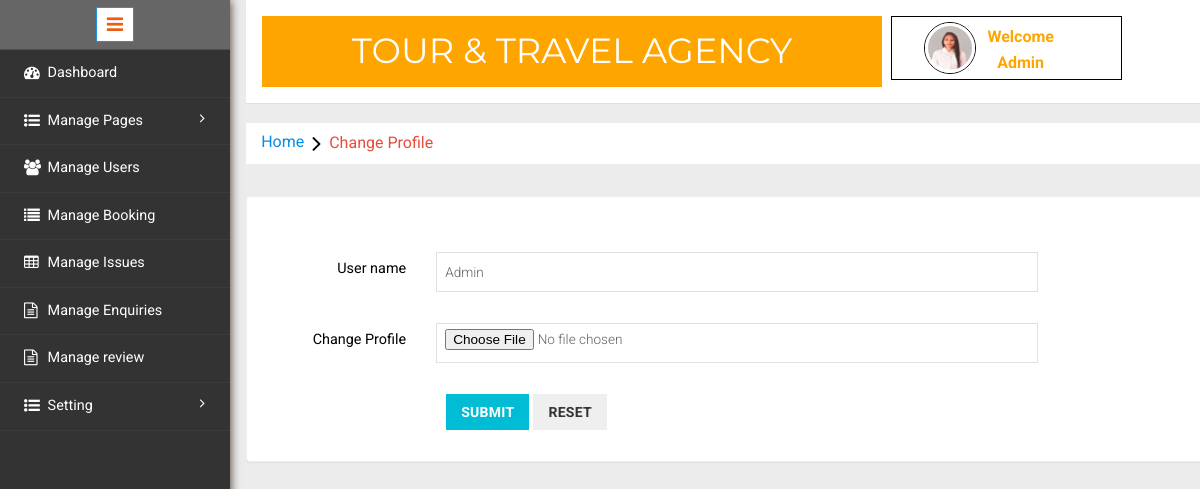
Screenshot of /admin/change_pro.php (signed in) with the database file from the repository.
### tables this page shows
CREATE TABLE `admin1` (
  `id` int(11) NOT NULL,
  `UserName` varchar(100) DEFAULT NULL,
  `Password` varchar(100) DEFAULT NULL,
  `profile_photo` varchar(255) DEFAULT NULL
);

### admin/change_pro.php (the view, shortened to what this page needs)
<?php
include_once("includes/sidebarmenu.php");
include_once("../conection.php");
mysqli_select_db($con,"tms");
$image = $_SESSION['admin_user'];
$sql="select * from admin1 where UserName='$image'";
$result=mysqli_query($con,$sql);
?>
 <link href="css/style1.css" rel='stylesheet' type='text/css' />
 <link href="css/table-style.css" rel='stylesheet' type='text/css' />
<link rel="stylesheet" href="css/icon-font.min.css" type='text/css' />
<?php
while($f = mysqli_fetch_array($result))
{
  ?>
<body>
<div class="page-container">
<div class="left-content">
	   <div class="mother-grid-inner">
        <?php
        include_once("includes/header.php");
        ?>
</div>
<ol class="breadcrumb">
                <li class="breadcrumb-item"><a href="dashboard.php" style="background-color:white;">Home</a><i class="fa fa-angle-right"></i>Change Profile</li>
            </ol>
            <div class="grid-form">
<div class="grid-form1">
<div class="panel-body">
                  <form   method="post" class="form-horizontal" onSubmit="return(validate_register());"enctype="multipart/form-data">
                      <div class="form-group">
                          <label class="col-md-2 control-label">User name</label>
                          <div class="col-md-8">
                              <div class="input-group">
                                  <input type="text" name="uname" class="form-control1" id="fn1"  value="<?php echo $f[1];?>" >
                              </div>
                          </div>
  </div>
  <div class="form-group">
                          <label class="col-md-2 control-label">Change Profile</label>
                          <div class="col-md-8">
                              <div class="input-group">
                              <input type="file" class="form-control1" name="pf" required >
                              </div>
                          </div>
                      </div>
                      <div class="col-sm-8 col-sm-offset-2">
              <button type="submit" name="submit" class="btn-primary btn">Submit</button>
              <button type="reset" class="btn-inverse btn">Reset</button>
          </div>
      </div>
      <?php
}
?>
  </div>
</div>
</div>
</div>

### admin/includes/header.php (shortened to what this page needs)
<html>
<link href="css/bootstrap.min.css" rel='stylesheet' type='text/css' />
<link href="css/style1.css" rel='stylesheet' type='text/css' />
<link rel="stylesheet" href="css/morris.css" type="text/css"/>
<link href="css/font-awesome.css" rel="stylesheet">
<link rel="stylesheet" type="text/css" href="css/table-style.css" />
<link rel="stylesheet" type="text/css" href="css/basictable.css" />
    <body>
<div class="header-main">
					<div class="logo-w3-agile" style="background-color:orange;">
								<h1><a href="dashboard.php" style="background-color:orange;">TOUR & TRAVEL AGENCY</a></h1>
							</div>
						<div class="profile_details w3l" style="background-color:white; border:1px solid black;">
								<ul>
									<li class="dropdown profile_details_drop" >
										<a href="#" class="dropdown-toggle" data-toggle="dropdown" aria-expanded="false" style="background-color:white;">
										<?php
										$sql="select * from admin1";
										$r=mysqli_query($con,$sql);
										while($a=mysqli_fetch_array($r))
									{
										?>
										<div class="profile_img">
												<span class="prfil-img" style="border:1px solid black; border-radius:50%;"><img src="../images/<?php echo $a[3];?>" alt=""> </span>
												<div class="user-name">
													<p style="color:orange;" >Welcome</p>
													<p style="color:orange;"><?php echo $a[1];?></p>
												</div>
												<?php
									}
									?>
									</li>
								</ul>
							</div>
				</div>
</body>
   </html>

### rows the page displays
admin1: profile_photo (picture), UserName "Admin", uname "Admin"
